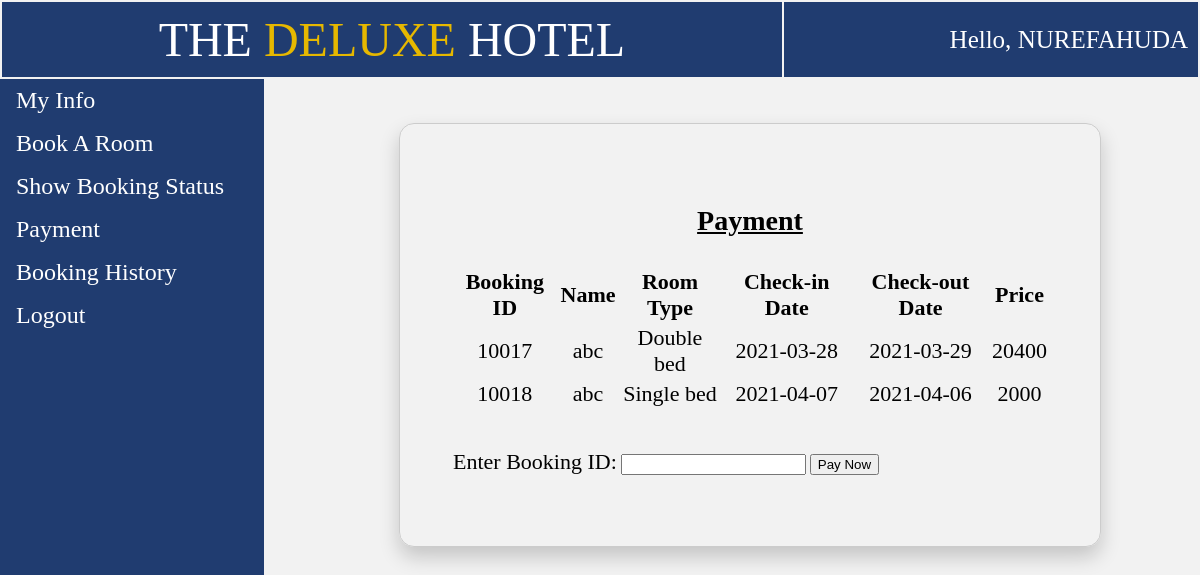
The page /user_payment.php on the database its author committed.
### tables this page shows
CREATE TABLE `temp_session` (
  `phone` int(11) NOT NULL,
  `password` varchar(20) NOT NULL,
  `name` varchar(20) NOT NULL,
  `email` varchar(30) NOT NULL,
  `idproof` varchar(20) NOT NULL,
  `dob` date NOT NULL
);

CREATE TABLE `confirmed_booking` (
  `phone` int(11) NOT NULL,
  `name` varchar(20) NOT NULL,
  `idproof` varchar(20) NOT NULL,
  `room_type` varchar(20) NOT NULL,
  `checkin` date NOT NULL,
  `checkout` date NOT NULL,
  `days` int(11) NOT NULL,
  `ac` varchar(5) NOT NULL,
  `breakfast` varchar(5) NOT NULL,
  `lunch` varchar(5) NOT NULL,
  `snacks` varchar(5) NOT NULL,
  `dinner` varchar(5) NOT NULL,
  `swimming` varchar(5) NOT NULL,
  `price` int(11) NOT NULL,
  `book_id` int(11) NOT NULL
);

### user_payment.php (the view, shortened to what this page needs)
<!DOCTYPE html>
<html>
<head>
</head>
<body>
	<?php
		$conn = new mysqli("localhost","root","", "hotel");
		$sql = "SELECT * from temp_session";
		$result=mysqli_query($conn, $sql);
		$row=mysqli_fetch_row($result); ?>
	<table style="width: 100%;">
		<tr>
			<td id="td1" style="padding: 10px; font-size: 48px;">THE <p style="color: #e6b800; display: inline;">DELUXE</p> HOTEL</td>
			<td id="td1" style="font-size: 25px; text-align: right;">Hello, <?php echo $row[2]; ?></td>
		</tr>
	</table>
	<ul>
		<li><a href="user_view.php">My Info</a></li>
		<li><a href="bookroom.php">Book A Room</a></li>
		<li><a href="user_room_status.php">Show Booking Status</a></li>
		<li><a href="user_payment.php">Payment</a></li>
		<li><a href="user_booking_history.php">Booking History</a></li>
		<li><a href="index.php">Logout</a></li>
	</ul>
	<div style="margin-left:25%;padding:1px 16px;height:1000px;">
			<div class="basic_box"><table>
				<tr>
					<td colspan="6"><p style="font-size: 28px; text-align: center; text-decoration: underline;"><b>Payment</b></p>
				</td>
				<tr>
					<th>Booking ID</th>
					<th>Name</th>
					<th>Room Type</th>
					<th>Check-in Date</th>
					<th>Check-out Date</th>
					<th>Price</th>
				</tr>
				<tr>
				<?php
					$conn = new mysqli("localhost","root","", "hotel");
					$sql1 = "SELECT * from confirmed_booking";
					if ($result=mysqli_query($conn,$sql1))
				  	{
				  		while ($row=mysqli_fetch_row($result))
				    	{
				    		?>
				    		<td><?php echo $row[14]; ?></td>
				   			<td><?php echo $row[1]; ?></td>
				   			<td><?php echo $row[3]; ?></td>
				   			<td><?php echo $row[4]; ?></td>
				    		<td><?php echo $row[5]; ?></td>
				    		<td><?php echo $row[13]; ?></td>
				</tr><?php
				    	}
				    }?>
				</table><br><br>
				<table>
				<tr>
					<td colspan="1">Enter Booking ID:</td>
					<td colspan="2">
						<form action="payment.php" method="post">
							<input type="number" name="book_id">
					</td>
					<td style="text-align: center;"><button type="submit">Pay Now</button></td>
				</tr>
		</table><br></div>
	</div>
</body>
</html>

### user_payment.php (style rules this page uses)
body { margin: 0; background: #f2f2f2; }
table { font-size: 22px; }
.basic_box { border: 1px solid #ccc; border-radius: 15px; margin: auto; width: 600px; padding: 50px; box-shadow: 0 10px 20px rgba(0,0,0,0.19); }
#td1 { background-color: rgba(09,41,98,0.9); color: white; border: 10px; margin-top: -10px; padding: 10px; text-align: center; }
td { text-align: center; }
ul { list-style-type: none; margin: 0; padding: 0; width: 22%; font-size: 24px; background-color: rgba(09,41,98,0.9); text-decoration: none; position: fixed; height: 100%; overflow: auto; }
li { color: white; }
li a { display: block; color: white; padding: 8px 16px; text-decoration: none; }

### rows shown on the page
temp_session: name "NUREFAHUDA"
confirmed_booking: book "10017", name "abc", room_type "Double bed", checkin "2021-03-28", checkout "2021-03-29", price "20400"
confirmed_booking: book "10018", name "abc", room_type "Single bed", checkin "2021-04-07", checkout "2021-04-06", price "2000"
